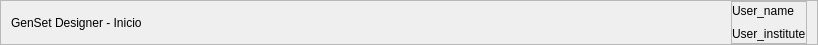
                     <widget class="QFrame" name="up_home_container">
                      <property name="maximumSize">
                       <size>
                        <width>16777215</width>
                        <height>45</height>
                       </size>
                      </property>
                      <property name="styleSheet">
                       <string notr="true">#up_home_container{
	border-bottom: 1px solid rgba(163, 163, 163, 180);
}</string>
                      </property>
                      <property name="frameShape">
                       <enum>QFrame::StyledPanel</enum>
                      </property>
                      <property name="frameShadow">
                       <enum>QFrame::Raised</enum>
                      </property>
                      <layout class="QHBoxLayout" name="horizontalLayout_15">
                       <property name="spacing">
                        <number>0</number>
                       </property>
                       <property name="leftMargin">
                        <number>10</number>
                       </property>
                       <property name="topMargin">
                        <number>0</number>
                       </property>
                       <property name="rightMargin">
                        <number>10</number>
                       </property>
                       <property name="bottomMargin">
                        <number>0</number>
                       </property>
                       <item>
                        <widget class="QLabel" name="saludo">
                         <property name="styleSheet">
                          <string notr="true">QLabel{
	font: 57 11pt &quot;Inter Medium&quot;;
}</string>
                         </property>
                         <property name="text">
                          <string>GenSet Designer - Inicio</string>
                         </property>
                        </widget>
                       </item>
                       <item>
                        <spacer name="horizontalSpacer_12">
                         <property name="orientation">
                          <enum>Qt::Horizontal</enum>
                         </property>
                         <property name="sizeHint" stdset="0">
                          <size>
                           <width>589</width>
                           <height>20</height>
                          </size>
                         </property>
                        </spacer>
                       </item>
                       <item>
                        <widget class="QFrame" name="user_data_content">
                         <property name="styleSheet">
                          <string notr="true">QLabel{
	font-size: 9pt;
}</string>
                         </property>
                         <property name="frameShape">
                          <enum>QFrame::StyledPanel</enum>
                         </property>
                         <property name="frameShadow">
                          <enum>QFrame::Raised</enum>
                         </property>
                         <layout class="QVBoxLayout" name="verticalLayout_29">
                          <property name="spacing">
                           <number>5</number>
                          </property>
                          <property name="leftMargin">
                           <number>0</number>
                          </property>
                          <property name="topMargin">
                           <number>0</number>
                          </property>
                          <property name="rightMargin">
                           <number>0</number>
                          </property>
                          <property name="bottomMargin">
                           <number>0</number>
                          </property>
                          <item>
                           <widget class="QLabel" name="name_user">
                            <property name="text">
                             <string>User_name</string>
                            </property>
                           </widget>
                          </item>
                          <item>
                           <widget class="QLabel" name="institute_user">
                            <property name="text">
                             <string>User_institute</string>
                            </property>
                           </widget>
                          </item>
                         </layout>
                        </widget>
                       </item>
                      </layout>
                     </widget>
